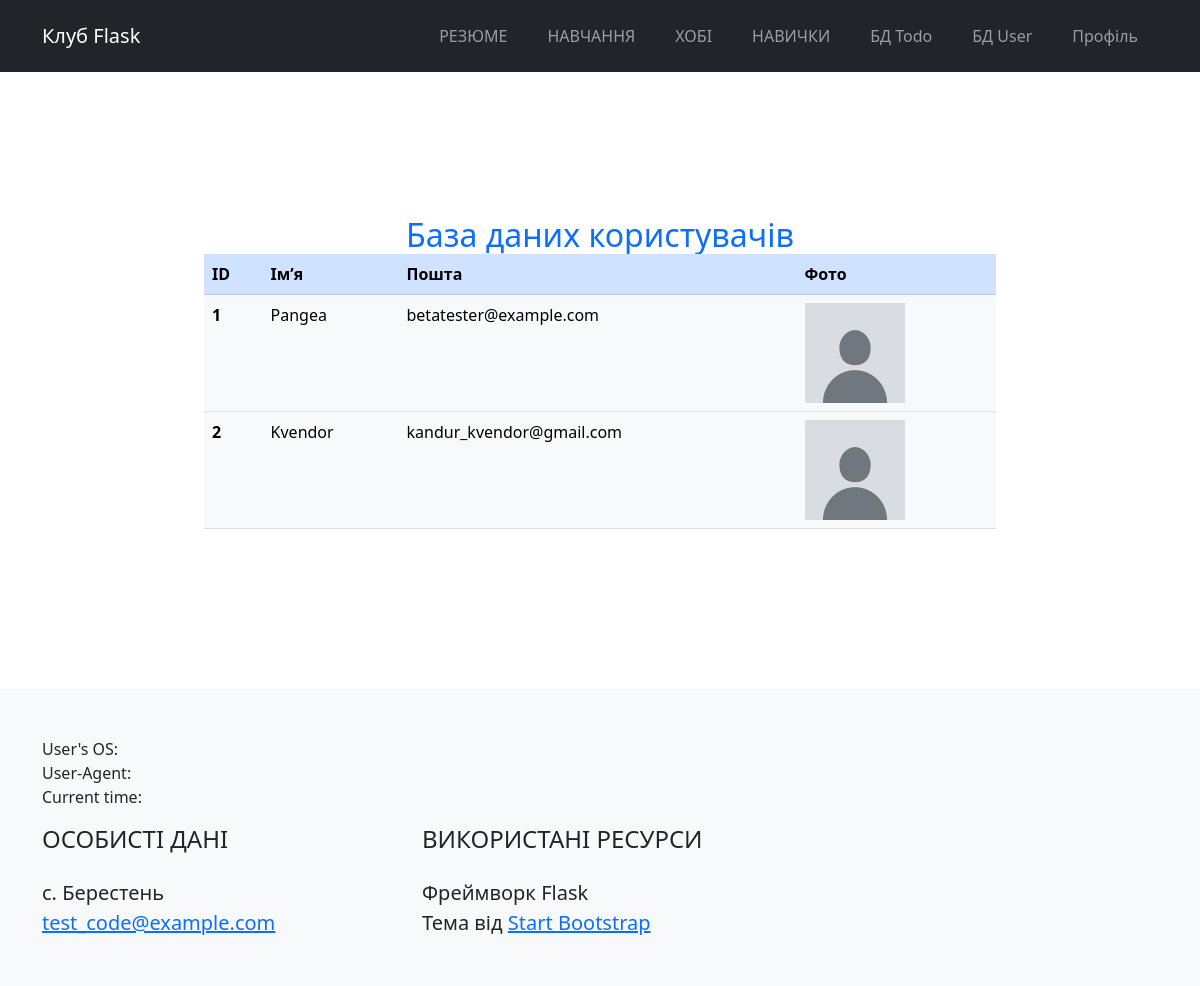
Screenshot of /users (signed in) with the database file from the repository.
### app/models.py (models this page shows, shortened)
class User(db.Model, UserMixin):
    id = db.Column(db.Integer, primary_key=True)
    username = db.Column(db.String(20), unique=True, nullable=False)
    email = db.Column(db.String(120), unique=True, nullable=False)
    about_me = db.Column(db.String(140))
    last_seen = db.Column(db.DateTime, default=datetime.now())
    password = db.Column(db.String(60), nullable=False)
    image_file = db.Column(db.String(60), nullable=False, server_default='default.jpg')

### app/views.py (the view)
@app.route('/users')
@login_required
def users():
    all_users = User.query.all()
    return render_template('users.html', all_users=all_users)

### app/models.py (called while the page is built)
@login_manager.user_loader
def user_loader(user_id):
    return User.query.get(int(user_id))

### app/views.py (called while the page is built)
@app.after_request
def after_request(response):
    if current_user.is_authenticated:
        current_user.last_seen = datetime.now()
        try:
            db.session.commit()
        except:
            flash("Помилка при оновленні last_seen", category=("danger"))
    return response

### app/templates/users.html (shortened to what this page needs)
{% extends 'base.html' %}
{% block body %}
<section>
    <div class="container">
    <h2 class="page-section-heading text-center text-primary mb-0">База даних користувачів</h2>
    </div>
    <div class="row justify-content-center">
        <div class="container col-md-8 col-lg-8">
            <table class="table table-light">
                <thead class="table-primary">
                    <tr class = "userTable">
                        <th class = "userTable">ID</th>
                        <th class = "userTable">Імʼя</th>
                        <th class = "userTable">Пошта</th>
                        <th class = "userTable">Фото</th>
                    </tr>
                </thead>
                <tbody>
                    {% for user in all_users %}
                    <tr>
                        <th scope="row">{{ user.id }}</th>
                        <td class = "userTable">{{ user.username }}</td>
                        <td class = "userTable">{{ user.email }}</td>
                        <td class="databaseOutputTable"><img src="{{ url_for('static', filename='images/default.jpg') }}" width="100" height="100" ></td>
                    </tr>
                    {% endfor %}
                </tbody>
            </table>
        </div>
    </div>
</section>
{% endblock %}

### app/templates/base.html (shortened to what this page needs)
<!DOCTYPE html>
<html>
<head>
    <link rel="stylesheet" type="text/css" href={{ url_for('static', filename='css/styles.css') }}>
</head>
<body>
    {% include 'nav.html' %}
    {% block body %}
    {% endblock %}
    <footer class="py-5 bg-light">
        <div class="container">
            <div class="row">
                <p>User's OS: {{ user_os }} <br>
                    User-Agent: {{ user_agent }} <br>
                    Current time: {{ current_time }} <br>
                </p>
            </div>
            <div class="row">
                <div class="col-lg-4 mb-5 mb-lg-0">
                    <h4 class="text-uppercase mb-4">Особисті дані</h4>
                    <p class="lead mb-0">
                        с. Берестень
                        <br />
                        <a href=mailto:test_code@example.com>test_code@example.com</a>
                    </p>
                </div>
                <div class="col-lg-4">
                    <h4 class="text-uppercase mb-4">Використані ресурси</h4>
                    <p class="lead mb-0">
                        Фреймворк Flask <br>
                        Тема від <a href="http://startbootstrap.com">Start Bootstrap</a>
                    </p>
                </div>
            </div>
        </div>
    </footer>
</body>
</html>

### app/templates/nav.html (shortened to what this page needs)
{% set menu = {
    "Резюме": url_for("cv"),
    "Навчання": url_for("edu"),
    "Хобі": url_for("hobbies"),
    "Навички": url_for("skills")
} %}
<nav class="navbar navbar-expand-lg navbar-dark bg-dark" id="mainNav"" id="mainNav">
    <div class="container">
        <a class="navbar-brand" href="{{url_for("home")}}">Клуб Flask</a>
        <div class="collapse navbar-collapse" id="navbarResponsive">
            <ul class="navbar-nav ms-auto">
                {%for name, url in menu.items() %}
                <li class="nav-item mx-0 mx-lg-1"><a class="nav-link py-3 px-0 px-lg-3 rounded" href={{url}}> {{ name | upper}} </a></li>
                {% endfor %}
                {% if current_user.is_authenticated %}
                    <li class="nav-item mx-0 mx-lg-1"><a class="nav-link py-3 px-0 px-lg-3 rounded" href={{ url_for('todo') }}> БД Todo </a></li>
                    <li class="nav-item mx-0 mx-lg-1"><a class="nav-link py-3 px-0 px-lg-3 rounded" href={{ url_for('users') }}> БД User </a></li>
                    <li class="nav-item mx-0 mx-lg-1"><a class="nav-link py-3 px-0 px-lg-3 rounded" href={{ url_for('account') }}> Профіль </a></li>
                {% else %}
                    <li class="nav-item mx-0 mx-lg-1"><a class="nav-link py-3 px-0 px-lg-3 rounded" href={{ url_for('login') }}> Увійти </a></li>
                {% endif %}
            </ul>
        </div>
    </div>
</nav>

### rows the page displays
User: id "1", username "Pangea", email "betatester@example.com"
User: id "2", username "Kvendor", email "kandur_kvendor@gmail.com"

### other values shown
{{ name | upper }} "РЕЗЮМЕ" "НАВЧАННЯ" "ХОБІ" "НАВИЧКИ"
